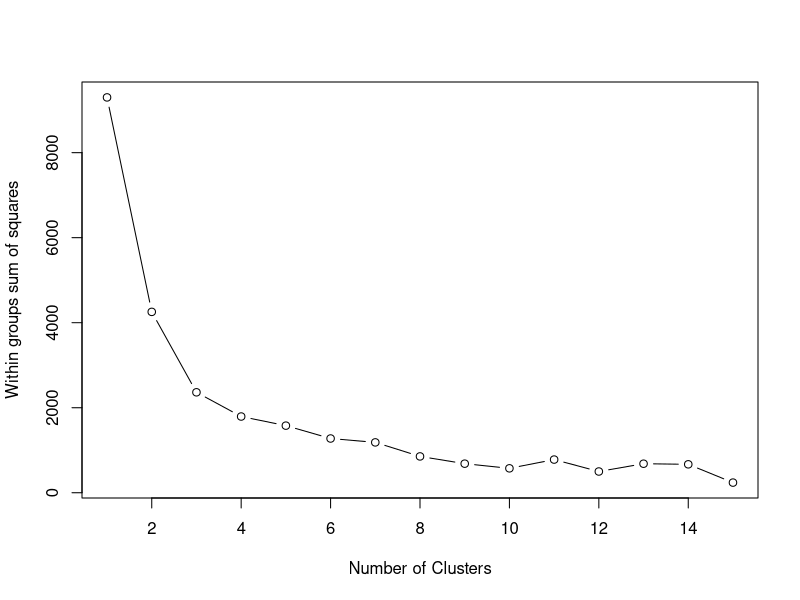

Write R code to recreate this figure. (Note: this script raises an error after producing the figure.)
library(ggplot2)
library(cluster)

europenian <- read.csv("European Jobs_data.csv", header = T, sep = ";", dec = ".")

#Опредиление числа кластеров
wss <- (nrow(europenian[, 2:10])-1)*sum(apply(europenian[, 2:10],2,var))
for (i in 2:15) wss[i] <- kmeans(europenian[, 2:10], 
                                 centers=i)$tot.withinss
plot(1:15, wss, type="b", xlab="Number of Clusters",
     ylab="Within groups sum of squares") 


str(europenian)

normalize <- (europenian[, 2:10] - min(europenian[, 2:10]))/max(europenian[, 2:10])-min(europenian[, 2:10])


europenian.kmeans <- kmeans(normalize, centers = 3, iter.max = 100)
europenian.kmeans2 <- kmeans(normalize, centers = 2, iter.max = 100)
names(europenian.kmeans)
options(digits = 2)


t(europenian_kmeans$centers)

europenian.dist <- dist(europenian[, 2:10])
europenian.mds <- cmdscale(europenian.dist)

plot(europenian.mds, col = europenian.kmeans$cluster, xlab = "Index", ylab = "Y")
plot(europenian.mds, col = europenian.kmeans2$cluster, xlab = "Index", ylab = "Y")

table(europenian.kmeans$cluster,europenian.kmeans2$cluster)

clusplot(europenian, europenian.kmeans$cluster,
         color = T, shade = T,
         labels = 2, lines = 0, 
         main = "Кластеры")

clusplot(europenian, europenian.kmeans2$cluster,
         color = T, shade = T,
         labels = 2, lines = 0, 
         main = "Кластеры")

#Сравнение 2 кластеризаций
table(europenian.kmeans$cluster, europenian.kmeans2$cluster)
